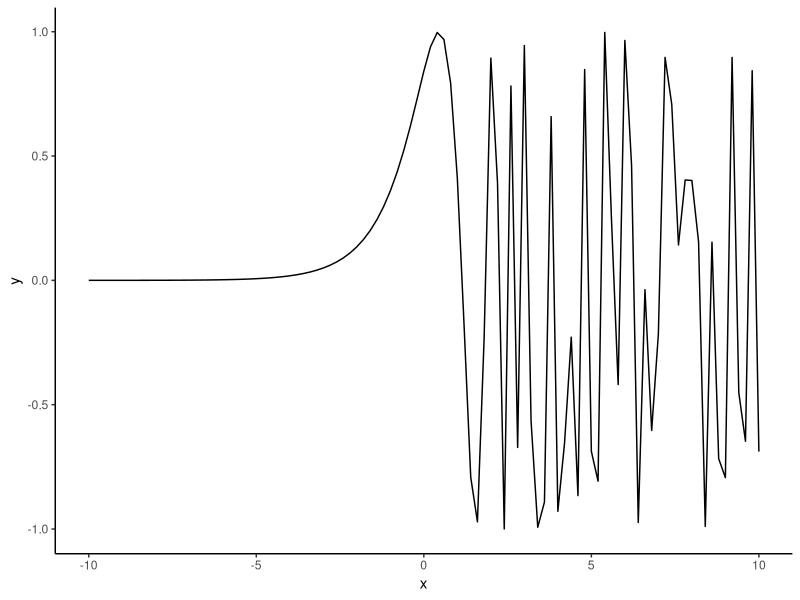
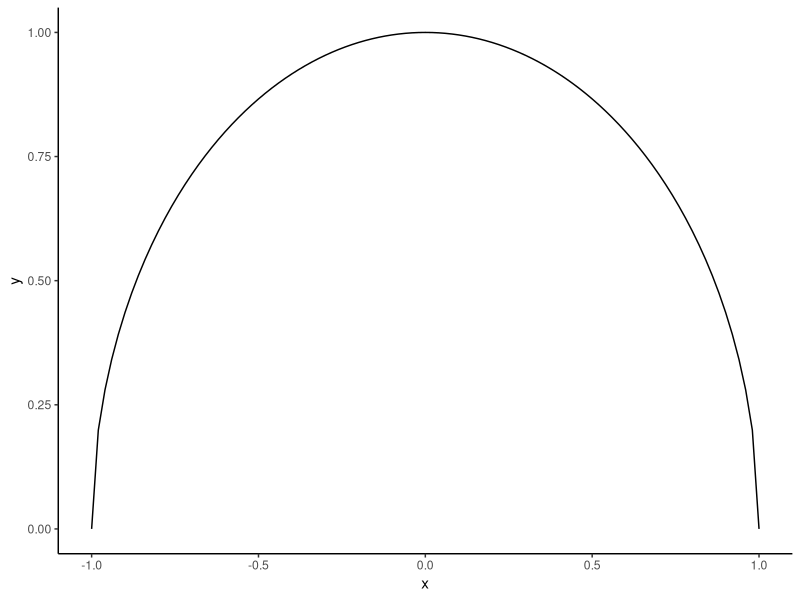
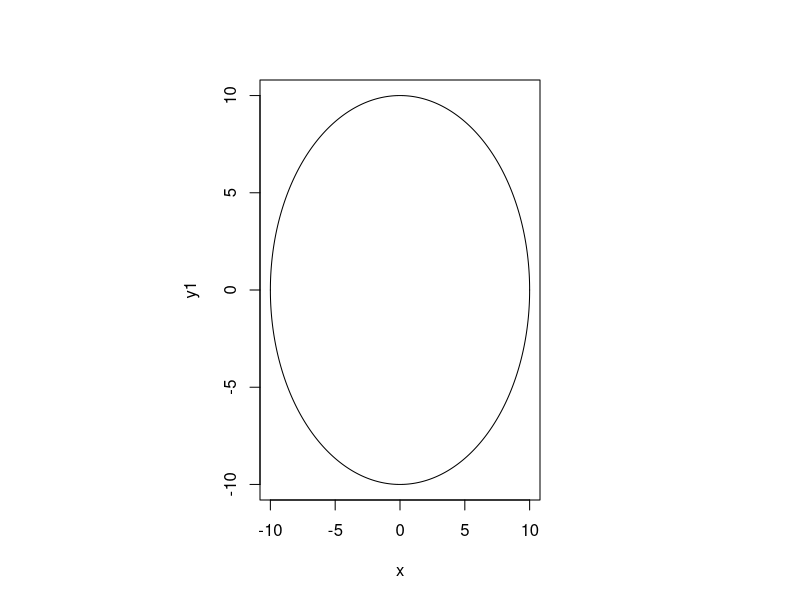

Generate these figures, in order, with R: (Note: a time limit stopped this script after it produced the figures.)
# Functions

# Module function
module <- function(x){
  sqrt(x^2)
} ## return absolute value |x|

# Or also:
module2 <- function(x){
  if(x < 0){-x}
  else{x}
}

# remainder operation
5 %% 3

# Function to check if number is odd
even_or_odd <- function(x){
  k <- round(x, digits = 0)
  diff <- abs(x - k)
  ifelse(diff > 0, "Decimal", ifelse(x %% 2 == 0, "Even", "Odd"))
}

even_or_odd(5.5)

# Function to take factorial
factorial <- function(x){
  result <- c()
  fact <- 1
  for(i in 1:x){
    fact <- fact * i
    result[i] <- fact
  }
  result[x]
}

factorial(5)

# Weird looking function
# Note that I am loading it here but the stylish way to do this in R is to load
# the packages you will use first, it's easier for replicability 

require(ggplot2)
sin_exp <- function(x){
  sin(exp(x))
}

ggplot(data.frame(x = c(-10, 10)), aes(x)) + 
  stat_function(fun = sin_exp)+
  theme_classic()

### my half-circle #######################
circle <- function(x, r=1){
  # r refers to radius
  y_pos = sqrt(r^2 - x^2)
  # y_neg = -sqrt(r**2 - x**2)
  return(y_pos)
}

ggplot(data.frame(x = c(-1, 1)), aes(x)) +
  stat_function(fun = circle)+
  theme_classic()
##########################################

# Let's write a function for the circle
circle <- function(R){
  x <- seq(-R, R, by = 0.001)
  y1 <- sqrt(R^2 - x^2)
  y2 <- -y1
  par(mar = c(5, 13, 4, 13))
  plot(x, y1, ylim = c(-R, R), xlim = c(-R, R), type = "l")
  lines(x, y2)
}

circle(10)

# Fibonacci Loop
#### Let's build the Fibonacci Sequence in two different ways
##set number of iterations
n <- 6

##initialize a and b 
a <- 1
b <- 1

##create the loop:
##first say we want to iterate from 1 to n 
for (i in 1:n){
  if (a <= b) {## set if condition 
  print(a <- a + b) ##command for if the condition above holds
  }
  else {print(b <- a + b) ## if the condition above doesn't hold, do this command 
  }
}

#### But there are lots of ways to do the exact same R 
#### First, let's try to add the one line if else statement 
a <- 1
b <- 1 
for (i in 1:n){
  ifelse(a <= b, print(a <- a + b), print(b <- a + b))
}

#### The loop above is just more elegant - we did all that in only a couple of lines! 
#### but you might have a classmate who does this loop completely differently 
#### recalling that the Fibonacci Sequence is just adding the previous two terms...
#### we could write a loop that gets closer to this actual algorithm 

#### first, lets sketch out the loop we need to make 
############ LOOP SKETCH!


#### Start with the concept
## first, start with a and b equal to one
## to get element i, add the two previous elements (element_i-1 and element_i-2)

#### Now translate that idea into R language
## we want to create a vector where we add two elements to get the next one...
## since we need to be able to refer to the previous elements, we want to use a vector
## as opposed to the last loop, where we started with two elements and updated their value

## create an empty vector 
## we will fill this empty vector one element at a time in our loop
## the number of times we go through the loop will end up being the length of the vector 

fibonacci <- c()

## set number of iterations; we will end up with a vector called fibonacci that is 
n <- 6

for (i in 1:n){
  ifelse(i <= 2,fibonacci[i] <- 1, fibonacci[i] <- fibonacci[i - 1] + fibonacci[i - 2])
}
print(fibonacci)


########### Now that we know how to do loops, we can try to simulate a probability problem
########### simualtions are useful when problems are hard analytically! 

########### First, we'll do a very easy coin flip problem
sims <- 100000000
heads <- c()

set.seed(124)

for (i in 1:sims){
  heads[i]<- sample(c("Head", "Tails"), 1)
}
sum(heads == "Head")/length(heads)


### Simulations: 6-sided rool a dice twice sum the 2 numbers
sims <- 1000000
result <- c()

set.seed(02139)

for (i in 1:sims){
  result[i] = sum(sample(1:6, size = 2, replace = FALSE)) # replace = True, duplicated numbers, such as 1, 1 doesn't appear
  print(result[i])
}

print(length(which(result==7))/sims)

########### Lets play the roulette 1000 times, always betting for the number 7

results <- c()

roulette <- c(1:36)

for(i in 1:1000){
  result <- sample(roulette, 1)
  ifelse(result == 7, results[i] <- "win", results[i] <- "loose")
}

sum(results == "win")/1000

# Different ways to loop: sometimes we want iterations to keep running until
# some condition is met

# For example, stop the loop if the iteration number is 15, we can use the "break"
# command, or keep printing otherwhise
x <- 1 : 100
for (i in x) {
  if (i == 15){
    break
  }
  print(i)
}


## And we could achieve something similar using the while command
x <- c(0)
while(x < 100){
  x <- x + 1
  print(x)
}

## We can use while to solve an optimization problem. 

## Suppose we have found that the derivative of a function f'(x) = 5x^3 - 2 and we want to
## find the value of x that gives us the critical point for that function

## Analytically this is dumb but we will have harder problems in the quant sequence





## We can make while search for the value we want
x <- 0
y <- 1

while(abs(y) > 0.001){
  x <- runif(1, min = 0, max = 0.8)
  y <- 5*(x)^3 - 2
  if(abs(y) <= 0.001){
    print(x)}
}

(2/5)^(1/3)


## Nested loop

## Suppose we have a vector of 100 elements and another vector of 10 elements
## and we want to multiply each of the 100 elements by the 10 elements

# 100 random values:
x_i <- runif(100, 0, 1)
y_j <- 1:10

# Fill a matrix with that dimensions (we will replace the values)
product <- matrix(NA, nrow = 100, ncol = 10)

# Loop through i first and j second
for(i in 1:length(x_i)){
  for(j in 1:length(y_j))
  {
    product[i,j] <- x_i[i]*y_j[j]
  }
}
head(product)

########## Next, we'll try the monster game from our friends at 538 
########## link to problem: http://fivethirtyeight.com/features/can-you-slay-the-puzzle-of-the-monsters-gems/

#### basic idea: slay a monster, it lays a gem. 
###### gem is either common, uncommon, or rare, with ratio 3:2:1
###### how many common gems will you have by the time you have one of each type?

gems <- c("common", "uncommon", "rare") ##create a vector of gems 
gem_probabilities <- c(1/2, 1/3, 1/6)

##set number of iterations/trials
R <- 100

commons = numeric(R)
uncommons = numeric(R)
rares = numeric(R)
ttl = numeric(R)
pct_common = numeric(R)

for (j in 1:R) {
  common_cnt <- 0
  uncommon_cnt <- 0
  rare_cnt <- 0
  while (common_cnt < 1 || uncommon_cnt < 1 || rare_cnt < 1) {
    a <- sample(gems,1, prob = gem_probabilities)
    if (a == "common") {
      common_cnt = common_cnt + 1
    } else if (a == "uncommon") {
      uncommon_cnt = uncommon_cnt + 1
    } else if (a == "rare") {
      rare_cnt = rare_cnt + 1
    }
  }
  commons[j] <- common_cnt
  uncommons[j] <- uncommon_cnt
  rares[j] <- rare_cnt
  ttl[j] <- common_cnt + uncommon_cnt + rare_cnt
  pct_common[j] <- common_cnt / (common_cnt + uncommon_cnt + rare_cnt)
}
hist(commons)
hist(ttl)
